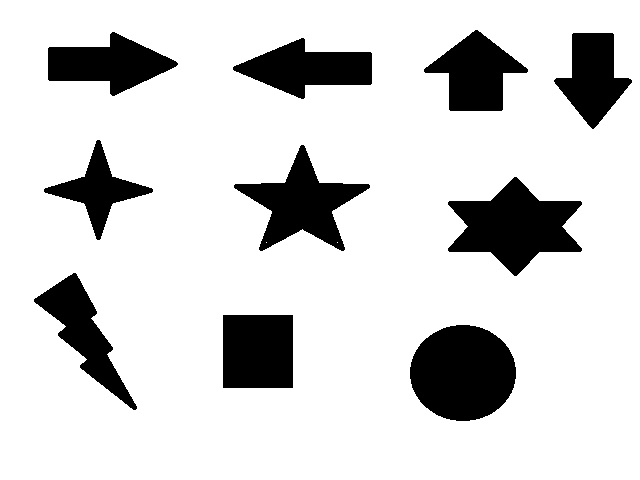
#> input picture t31 - t45/t-45/img.jpg, 640 x 480 px
$ python t-45.py   (older library calls are emulated)
#> lines starting #> are read from the running program, lines starting #| are printed output that depends on the picture; after the words box and inside, x2 and y2 are one past the last pixel; in counts of white or black regions, pixels touching at a corner belong together
import cv2 as cv
import numpy as np
# para entender melhor os parametros do blob sugiro ler mais nesse site: https://www.learnopencv.com/blob-detection-using-opencv-python-c/

img = cv.imread("img.jpg")
#> img is the input picture: shape (480, 640, 3); min 0, max 255, mean 212.6
imgCanny = cv.Canny(img, 170, 255)
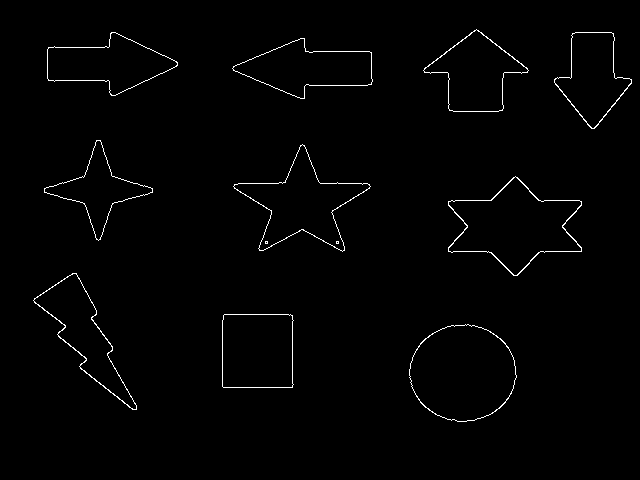
#> imgCanny: shape (480, 640); 1.2% white in thin lines or dots, all inside (x1, y1, x2, y2) = (33, 29, 632, 422)

# criando o objeto params para atribuir dados de detecção
params = cv.SimpleBlobDetector_Params()


# adicionando threshold
params.maxThreshold = 200
params.minThreshold = 10

# adicionando filtro pela área e pelo tipo de figura
params.filterByArea = True
params.minArea = 20
params.maxArea = 40000
params.filterByCircularity = False
params.minCircularity = 0.1
params.filterByConvexity = False
params.minConvexity = 0.87
params.filterByInertia = False  # isso significa o qual alongado o objeto é
params.minInertiaRatio = 0.01

detector = cv.SimpleBlobDetector_create(params)

detectedObjects = detector.detect(imgCanny)
#> detectedObjects = 10 keypoints; (x, y, size): (462, 373, 100.4), (515, 226, 99.1), (301, 203, 90.5), (84, 333, 88), (308, 68, 79.8), (257, 351, 79.7), (475, 73, 76.5), (108, 64, 75.7), (592, 76, 71.9), (98, 190, 68.3)
quantityOfRows, quantityOfCols = imgCanny.shape[:2]
#> quantityOfRows = 480; quantityOfCols = 640

drawing = cv.drawKeypoints(imgCanny, detectedObjects, np.array([]), (0, 0, 255),cv.DRAW_MATCHES_FLAGS_DRAW_RICH_KEYPOINTS)
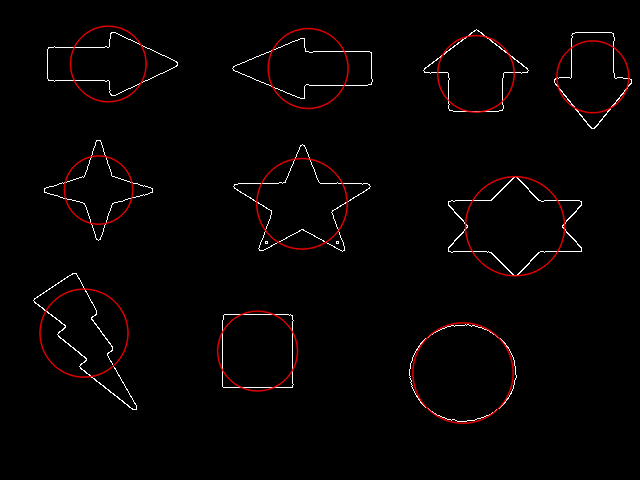
#> drawing: shape (480, 640, 3); mean of channels 0, 1, 2 2.9, 2.9, 5.6; drawn as B, G, R

newImage = img.copy()
for object in range(len(detectedObjects)):

    if object == 0: print(f"Number of objects: {len(detectedObjects)}")


    xCoor, yCoor = np.int(detectedObjects[object].pt[0]), np.int(detectedObjects[object].pt[1])
    size = np.int(detectedObjects[object].size)

    if size > 0:
        size = np.int(size / 2)
        imgBlob = cv.rectangle(newImage, (xCoor - size - 25, yCoor - size - 25), (xCoor + size + 25, yCoor + size + 25), color=(0,255,0), thickness=2)


        cv.imshow("Blob image", imgBlob)

        objectCutted = imgBlob[yCoor - size - 25: yCoor + size + 25, xCoor - size - 25: xCoor + 25 + size]

        print(f"Area of the object number {object}: {((xCoor + 25 + size) - (xCoor - size - 25))* ( (yCoor + size + 25) - (yCoor - size - 25) )}")
        print(f"Approximate widtht of found object {object}: {((xCoor + 25 + size) - (xCoor - size - 25))}")
        print(f"Approximate height of found object {object}: {( (yCoor + size + 25) - (yCoor - size - 25) )}")


        cv.imwrite(f"detectedObjectNumber{object}.jpg", objectCutted)
        #cv.imshow(f"detectedObjectNumber{object}", objectCutted)
        cv.waitKey(80)
#> this loop made 10 passes
#> (xCoor, yCoor, size) on passes 1 to 10: (462, 372, 50), (257, 350, 39), (83, 332, 44), (514, 225, 49), (301, 203, 45), (98, 189, 34), (307, 68, 39), (592, 76, 35), (107, 63, 37), (475, 73, 38)
#> (printed output is left out)
#> pass 1, `objectCutted = imgBlob[yCoor - size - 25: yCoor + size + 25, xCoor - s..`:
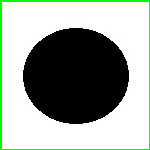
#> objectCutted: shape (150, 150, 3); mean B, G, R 154.4, 164.5, 154.4
#> pass 2, `imgBlob = cv.rectangle(newImage, (xCoor - size - 25, yCoor - size - 25..`:
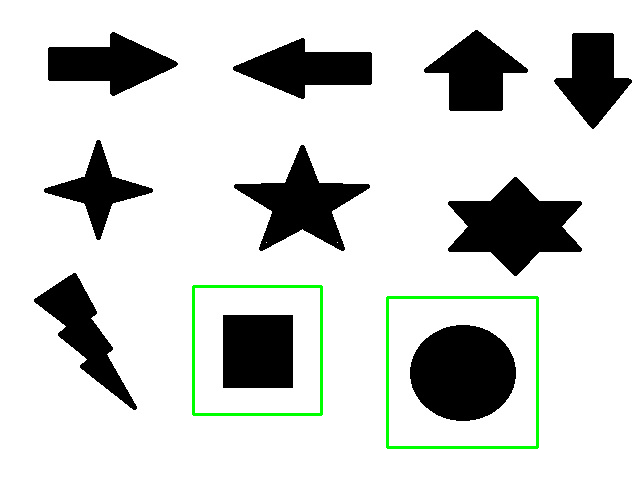
#> imgBlob: shape (480, 640, 3); mean B, G, R 209.8, 212.6, 209.8
#> pass 2, `objectCutted = imgBlob[yCoor - size - 25: yCoor + size + 25, xCoor - s..`:
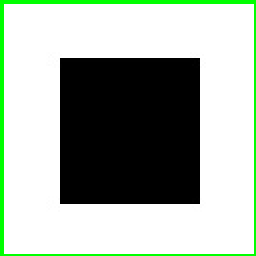
#> objectCutted: shape (128, 128, 3) (shown 2 times larger); mean B, G, R 163.6, 175.5, 163.6
#> after the loop:
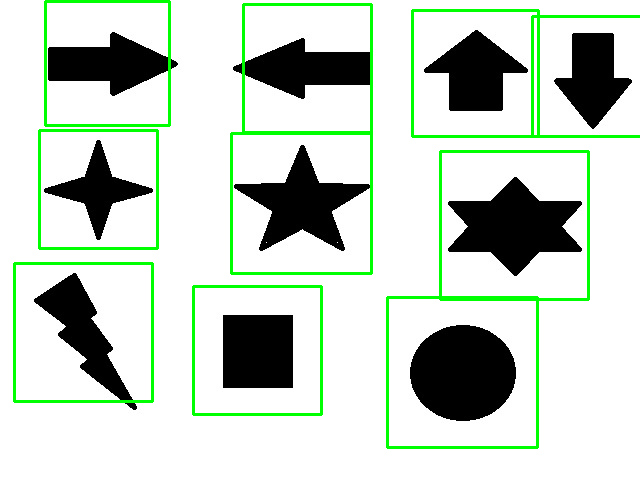
#> imgBlob: shape (480, 640, 3); 3.79% of pixels changed, all inside (x1, y1, x2, y2) = (13, 0, 640, 403)
#> after the loop:
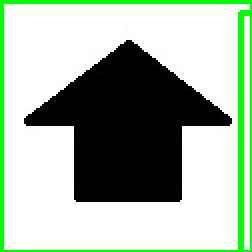
#> objectCutted: shape (126, 126, 3) (shown 2 times larger); mean B, G, R 164.7, 182.6, 164.7


cv.imshow("Blob image", imgBlob)

cv.waitKey(0)

cv.imwrite("blobObjects.jpg", imgBlob)
